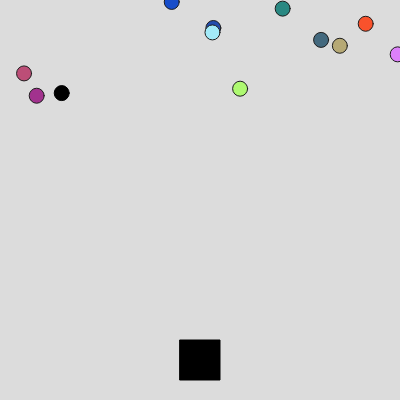
Frame 1 (no input)
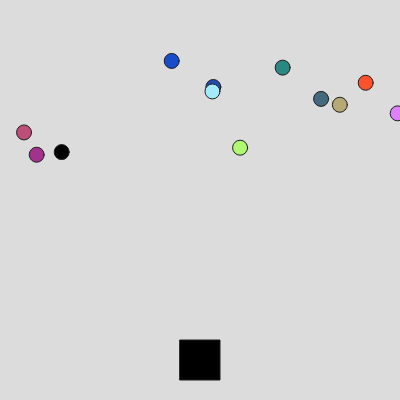
Frame 60 (no input)
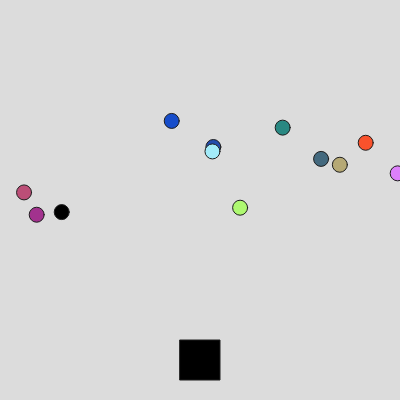
Frame 120 (the mouse pressed at the canvas centre since frame 60)

The p5.js sketch that drew these frames (run headless with seeded random() and noise() and a simulated clock; from frame 60 on, the mouse is pressed at the canvas centre):

// p5.js sketch
// ── sketch.js
let spiller;
let astroider = [];
let shots = [];




function setup() {
  // put setup code here
  createCanvas(400, 400);
    spiller = new Spiller();


  for (let j = 0; j < 13; j += 1) {
   astroider[j] = new Astroider;
  }
}


function draw() {
  // put drawing code here
  background(220);
    for(let i = shots.length - 1; i > 0; i -= 1){ // for løkke som går gjennom alle shots fra høyre til venstre, der i blir hvert enkelt shot
      for(let j = astroider.length - 1; j > 0; j -= 1){
       let avstand = dist(shots[i].x, shots[i].y, astroider[j].x, astroider[j].y);
       if(avstand < (shots[i].storrelse + astroider[j].storrelse) / 2){
        astroider.splice(j,1);
     }
   }
 }

  spiller.move();

  if(spiller.x >= width - 20){  //Barrier
    spiller.x = width - 20;
  }
  else if (spiller.x <= 0 + 20) {
    spiller.x = 20;
  }

  spiller.tegn();

  for(let i = 0; i < shots.length; i++){  //Shot løkke
    shots[i].tegn();
    shots[i].move();
    }
  for(let j = astroider.length - 1; j > 0; j-=1){
    astroider[j].tegn();
    astroider[j].move();
  }
}






function keyReleased(){   //Stoppe function
  if(keyCode !== 32){
    spiller.dir = 0;
   }

}

function keyPressed() {      //skyte knapp
  if(keyCode === 32){
    let shot = new Shots(spiller.x, spiller.y);
    shots.push(shot);
    console.log();
  }

  if (keyCode === 39) {     // Høyre og venstre knapp
    spiller.dir = 1;
    console.log();
  }
  else if (keyCode === 37) {
    spiller.dir =-1;
    console.log();
   }
  }

// ── astroider.js
class Astroider{
  constructor(){
    this.x = Math.random() * width;
    this.y = Math.random() * width / 4;
    this.storrelse = 15;
    this.farge = `rgb(${Math.floor(Math.random()*255)},${Math.floor(Math.random()*255)},${Math.floor(Math.random()*255)})`;
    this.slett = false;
  }

  tegn(){
    circle(this.x, this.y, this.storrelse);
    fill(this.farge);
    stroke(30);
  }

  slett(){
    this.slett = true;
  }


  move(){
   this.y = this.y + 1;
  }


}

// ── shot.js
class Shots{
  constructor(x, y){
    this.x = x;
    this.y = y;
    this.storrelse = 20
    this.slett = false;
  }

  tegn(){
    fill(150, 0, 200);
    circle(this.x, this.y, this.storrelse);
    noStroke();
  }

  slett(){
    this.slett = true;
  }

  hits(){
    
}

  move(){
      this.y = this.y - 15;
  }


}

// ── spiller.js
class Spiller{
  constructor(){
    this.x = width/2;
    this.xdir = 0;
    this.size = 40;
    this.y = height - this.size;
    this.dir = 0;
}

    tegn(){
     fill("black");
     rectMode(CENTER);
     rect(this.x, height-40, this.size, this.size);
    }

    move(){
     this.x += this.dir*10;
    }
}
